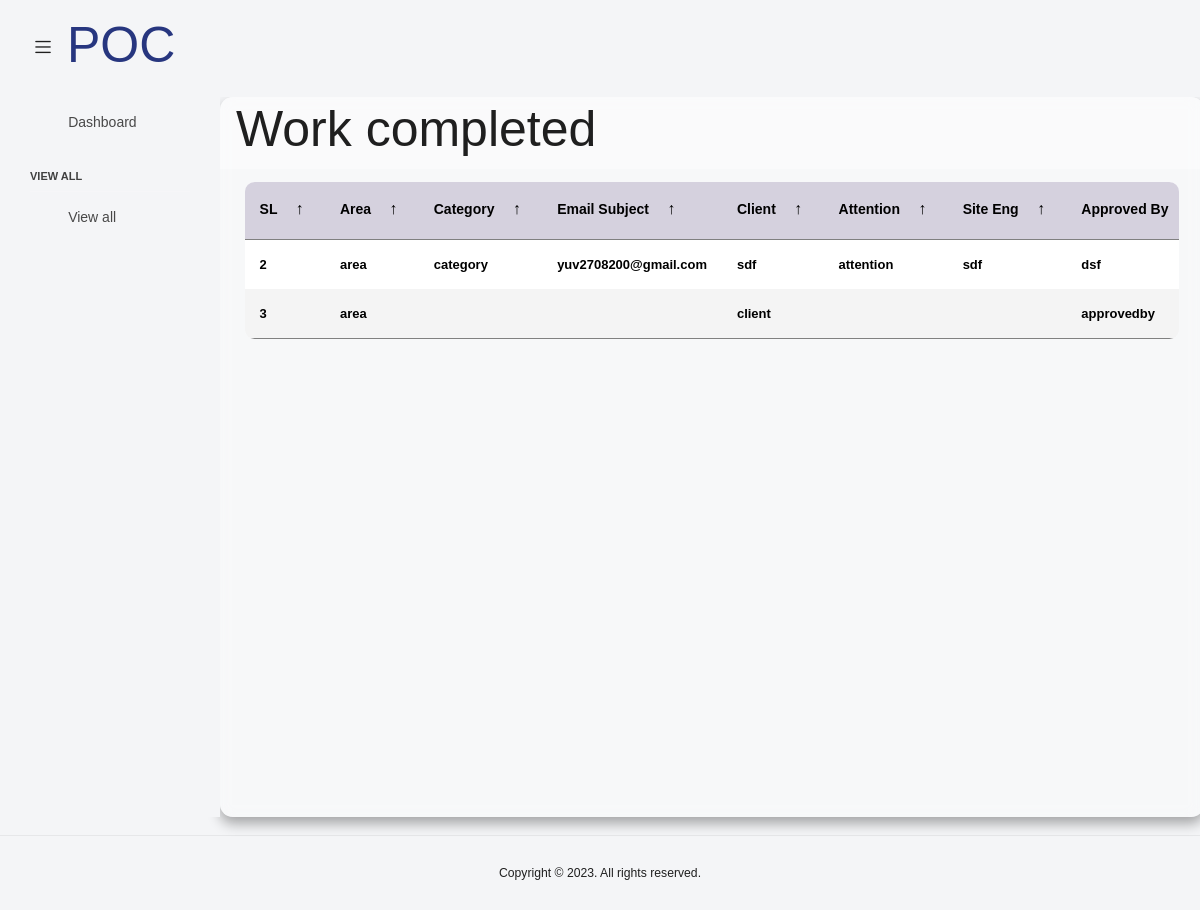
Page /work_completed/ (signed in) on the committed database.
### hemapp/models.py (models this page shows, shortened)
class hemnath(models.Model):
    STATUS_CHOICES = [
        ('work_completed', 'Work Completed -> LPO not yet received'),
        ('lpo_received', 'LPO received -> Work still pending'),
        ('not_invoiced', 'Not invoiced tasks'),
        ('invoiced', 'Invoiced tasks'),
    ]
    Area = models.CharField(max_length=200)
    Category = models.CharField(max_length=200)
    EmailSubject = models.CharField(max_length=200)
    Client = models.CharField(max_length=200)
    Attention = models.CharField(max_length=200)
    SiteEng = models.CharField(max_length=200)
    ApprovedBy = models.CharField(max_length=200)
    registereddate = models.DateField()
    ApprovedDate = models.CharField(max_length=200)
    Approvedprice = models.CharField(max_length=200)
    QuotationRef = models.CharField(max_length=200)
    QTDate = models.CharField(max_length=200)
    UBSNo = models.CharField(max_length=200)
    property = models.CharField(max_length=200)
    unit = models.CharField(max_length=200)
    Descriptions = models.CharField(max_length=200)
    AED = models.CharField(max_length=200)
    SRdate = models.CharField(max_length=200)
    LPO = models.CharField(max_length=200)
    LPORef = models.CharField(max_length=200)
    InvoiceRef = models.CharField(max_length=200)
    Invoice = models.CharField(max_length=200)
    REMARK = models.CharField(max_length=200)
    EmailLPO = models.CharField(max_length=200)
    Note = models.CharField(max_length=200)
    Status = models.CharField(
        max_length=20,
        choices=STATUS_CHOICES,
        null=True,
        blank=True
    )

### hemapp/views.py (the view)
# urls.py: path('work_completed/', work_completed, name='work_completed'),
@login_required
def work_completed(request):
    work_completed_data = hemnath.objects.filter(Status='work_completed')
    return render(request, 'work_completed.html', {'work_completed_data': work_completed_data})

### hemapp/templates/work_completed.html (shortened to what this page needs)
{% load static %}
<!DOCTYPE html>
<html lang="en">
  <head>
    <link rel="stylesheet" href="{% static 'vendors/feather/feather.css' %}">
    <link rel="stylesheet" href="{% static 'vendors/mdi/css/materialdesignicons.min.css' %}">
    <link rel="stylesheet" href="{% static 'vendors/ti-icons/css/themify-icons.css' %}">
    <link rel="stylesheet" href="{% static 'vendors/font-awesome/css/font-awesome.min.css' %}">
    <link rel="stylesheet" href="{% static 'vendors/typicons/typicons.css' %}">
    <link rel="stylesheet" href="{% static 'vendors/simple-line-icons/css/simple-line-icons.css' %}">
    <link rel="stylesheet" href="{% static 'vendors/css/vendor.bundle.base.css' %}">
    <link rel="stylesheet" href="{% static 'vendors/bootstrap-datepicker/bootstrap-datepicker.min.css' %}">
    <link href="https://cdnjs.cloudflare.com/ajax/libs/font-awesome/5.15.4/css/all.min.css" rel="stylesheet">
  </head>
    <link rel="stylesheet" href="{% static 'css/style.css' %}">
  </head>
  <body>
    <div class="container-scroller">
      <nav class="navbar default-layout col-lg-12 col-12 p-0 fixed-top d-flex align-items-top flex-row">
        <div class="text-center navbar-brand-wrapper d-flex align-items-center justify-content-start">
          <div class="me-3">
            <button class="navbar-toggler navbar-toggler align-self-center" type="button" data-bs-toggle="minimize">
              <span class="icon-menu"></span>
            </button>
          </div>
          <div>
            <a class="navbar-brand brand-logo" href="index.html">
              <h1>POC</h1>
            </a>
          </div>
        </div>
        <div class="navbar-menu-wrapper d-flex align-items-top">
          <ul class="navbar-nav ms-auto">
          </ul>
        </div>
      </nav>
      <div class="container-fluid page-body-wrapper">
        <nav class="sidebar sidebar-offcanvas" id="sidebar">
          <ul class="nav">
            <li class="nav-item">
              <a class="nav-link" href="/">
                <i class="mdi mdi-grid-large menu-icon"></i>
                <span class="menu-title">Dashboard</span>
              </a>
            </li>
            <li class="nav-item nav-category">View all</li>
            <li class="nav-item">
              <a class="nav-link" data-bs-toggle="collapse" href="#ui-basic" aria-expanded="false" aria-controls="ui-basic">
                <i class="menu-icon mdi mdi-floor-plan"></i>
                <span class="menu-title">View all</span>
                <i class="menu-arrow"></i>
              </a>
            </li>
          </ul>
        </nav>
        <div class="main-panel">
            <main class="table" id="customers_table">
              <section class="table__header">
                  <h1>Work completed</h1>
              </section>
              <section class="table__body">
                  <table>
                      <thead>
                          <tr>
                              <th> SL <span class="icon-arrow">&UpArrow;</span></th>
                              <th> Area <span class="icon-arrow">&UpArrow;</span></th>
                              <th> Category <span class="icon-arrow">&UpArrow;</span></th>
                              <th> Email Subject <span class="icon-arrow">&UpArrow;</span></th>
                              <th> Client <span class="icon-arrow">&UpArrow;</span></th>
                              <th> Attention <span class="icon-arrow">&UpArrow;</span></th>
                              <th> Site Eng <span class="icon-arrow">&UpArrow;</span></th>
                              <th> Approved By <span class="icon-arrow">&UpArrow;</span></th>
                          </tr>
                      </thead>
                      <tbody>
                        {% for item in work_completed_data %}
                          <tr>
                            <td> <strong>{{item.id}} </strong></td>
                              <td> <strong>{{item.Area}} </strong></td>
                              <td> <strong>{{item.Category}} </strong></td>
                              <td> <strong>{{item.EmailSubject}} </strong></td>
                              <td> <strong>{{item.Client}} </strong></td>
                              <td> <strong>{{item.Attention}} </strong></td>
                              <td> <strong>{{item.SiteEng}} </strong></td>
                              <td> <strong>{{item.ApprovedBy}} </strong></td>
                          </tr>
                          {% endfor %}
                      </tbody>
                  </table>
              </section>
          </main>
          </div>
        </div>
        <br>
        <footer class="footer">
          <div class="d-sm-flex justify-content-center ">
            <span class="float-none float-sm-end d-block mt-1 mt-sm-0 text-center">Copyright © 2023. All rights reserved.</span>
          </div>
        </footer>
      </div>

### hemapp/templates/work_completed.html (style rules this page uses)
* { margin: 0; padding: 0; box-sizing: border-box; font-family: sans-serif; }
body { min-height: 100vh; background: url(images/html_table.jpg) center / cover; display: flex; justify-content: center; align-items: center; }
main.table { width: 82vw; height: 90vh; background-color: #fff5; backdrop-filter: blur(7px); box-shadow: 0 .4rem .8rem #0005; border-radius: .8rem; overflow: hidden; }
.table__header { width: 100%; height: 10%; background-color: #fff4; padding: .8rem 1rem; display: flex; justify-content: space-between; align-items: center; }
.table__body { width: 95%; max-height: calc(89% - 1.6rem); background-color: #fffb; margin: .8rem auto; border-radius: .6rem; overflow: auto; overflow: overlay; }
table { width: 100%; }
table, th, td { border-collapse: collapse; padding: 1rem; text-align: left; }
thead th { position: sticky; top: 0; left: 0; background-color: #d5d1defe; cursor: pointer; text-transform: capitalize; }
tbody tr:nth-child(even) { background-color: #0000000b; }
tbody tr { --delay: .1s; transition: .5s ease-in-out var(--delay), background-color 0s; }
tbody tr td, tbody tr td p, tbody tr td img { transition: .2s ease-in-out; }
thead th span.icon-arrow { display: inline-block; width: 1.3rem; height: 1.3rem; border-radius: 50%; border: 1.4px solid transparent; text-align: center; font-size: 1rem; margin-left: .5rem; transition: .2s ease-in-out; }

### rows in the picture
hemnath: id "2", Area "area", Category "category", EmailSubject "yuv2708200@gmail.com", Client "sdf", Attention "attention", SiteEng "sdf", ApprovedBy "dsf"
hemnath: id "3", Area "area", Client "client", ApprovedBy "approvedby"
